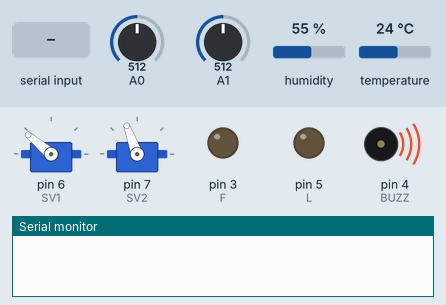
Bench run of a sketch on a simulated Arduino Nano, built with avr-gcc and run on an emulated ATmega328P. Shown: 2 × servo, output pins drawn as LEDs (lit = HIGH), buzzer (waves = sounding, pin HIGH), the last lines printed to the serial monitor. The inputs (shaded band) are chosen by the test bench; at power-on: A1 = 512, A0 = 512, humidity 55 %, temperature 24 °C. Pins used as bus, display or sensor lines are not drawn.

Above: at 1.2 s.
1.3 s: A1 set to 560
At 2.7 s:
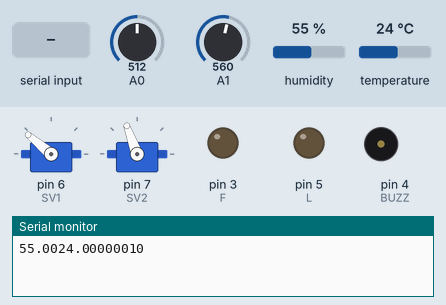
7.7 s: "1S\n" received over Serial
11.7 s: "1D\n" received over Serial
At 15.1 s:
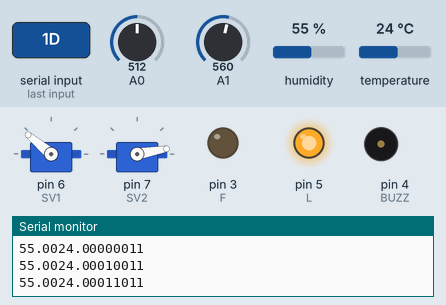
15.2 s: "0S\n" received over Serial
18.9 s: "1Q\n" received over Serial
At 22.5 s:
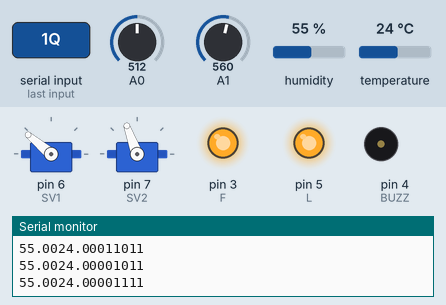
22.6 s: "0D\n" received over Serial
At 25.2 s:
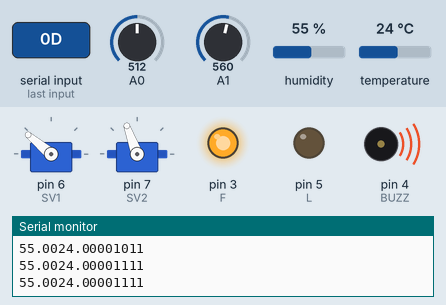
Timing chart, 0 to 27.1 s (numbered marks = the images above; inputs shaded):
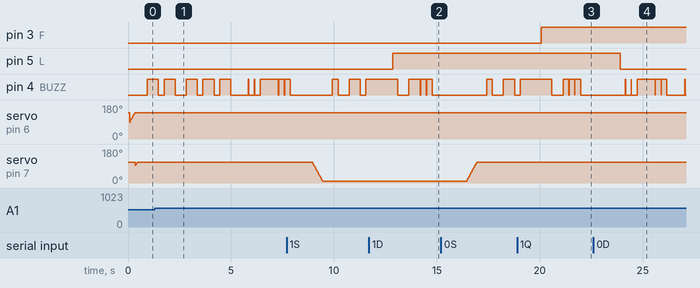

The sketch:

NANO.ino
```cpp
#include <DHT.h>         // thư viện dht
#include "DS1307.h"
#include "NFC.h"
#include "SV.h"

DHT dht22(A2, DHT22);
#define MQ2 analogRead(A0)
#define PIR analogRead(A1)
#define L 5
#define F 3
#define BUZZ 4
//unsigned long ms;
int chay;
int trom;
int tchay = 50;      // nhiệt độ ngưỡng báo cháy
int kchay = 300;     // nồng độ khói ngưỡng báo cháy
float h;   // biến lưu độ ẩm kk
float t;   // biến lưu nhiệt độ
int TDD;
int TDCC;
int TDCS;
int TDQ;
unsigned long CARD0  = 212600393;                 // thẻ chủ
unsigned long  CARD1 = 712057896;
unsigned long  CARD2  = 2577389914;         //  các thẻ khách
unsigned long  CARD3 = 3656236634;
unsigned long  CARD4  = 2310478435;
unsigned long svcard;
/////thêm thẻ...
int tbd = 7;            // giờ bắt đầu
int tkt = 18;           // giờ kết thúc
int t_chay;
int t_bchay = 35;       // nhiệt độ báo cháy
unsigned long tg1;
unsigned long tg2;
String U = "";
void setup() {
  Serial.begin(250000);
  dht22.begin();
  SETUP_NFC();
  SETUP_SV();
  Wire.begin();
  // setTime(22,57,30,3,3,5,2022);  // set time ds1307
  pinMode(L, OUTPUT);
  pinMode(F, OUTPUT);
  pinMode(BUZZ, OUTPUT);
}
void loop() {
//  Serial.println(millis() - tg2);
  DOWN();
  CARD();
  CONTROL();
  BAO_CHAY();
  BAO_TROM();
  UPP();
}
void CONTROL() {
  digitalWrite(L, TDD);
  digitalWrite(F, TDQ);
  if (TDCC == 1) {
    Servo1(30, 5);
  }
  else {
    Servo1(140, 5);

  }
  if (TDCS == 1) {

    Servo2(10, 5);
    //   Serial.println("Mở cửa sổ");
  }
  else {
    Servo2(110, 5);

    //    Serial.println("Đóng cửa sổ");
  }
  delay(200);
}
void DOWN() {
  while (Serial.available()) {
    String N = Serial.readStringUntil('\r');
    N.trim();
    //   Serial.println(N);
    if (N == "1S") {
      tg2 = millis();
      TDCS = 1;
    }
    if (N == "0S") {
      tg2 = millis();
      TDCS = 0;
    }
    if (N == "1D") {
      TDD = 1;
    }
    if (N == "0D") {
      TDD = 0;
    }
    if (N == "1Q") {
      TDQ = 1;
    }
    if (N == "0Q") {
      TDQ = 0;
    }
    //    Serial.print(TDCS);
    //    Serial.print("  ");
    //    Serial.print(TDD);
    //    Serial.print("  ");
    //    Serial.print(TDQ);
    //    Serial.println("  ");
  }

}
void UPP() {
  h = dht22.readHumidity();
  t = dht22.readTemperature();
  U = "";
  if (h < 10) {
    U += "0";
  }
  U += String(h);
  if (t < 10) {
    U += "0";
  }
  U += String(t);
  U += String(TDCC);
  U += String(TDCS);
  U += String(TDD);
  U += String(TDQ);
  U += String(chay);
  U += String(trom);
  if (millis() - tg1 > 2500) {
    Serial.println(U);
    tg1 = millis();
  }

}
void CARD() {
  int m = 0;
  if (!mfrc522.PICC_IsNewCardPresent()) {}
  if (  mfrc522.PICC_ReadCardSerial()) {
    unsigned long ms;
    for (byte i = 0; i < mfrc522.uid.size; i++) {
      uidDecTemp = mfrc522.uid.uidByte[i];
      MASO = MASO * 256 + uidDecTemp;
      ms  = MASO;
    }
    mfrc522.PICC_HaltA();
    //    Serial.println(ms);
    READDS1307();
    if (TDCC == 0) {
      if (ms == CARD0) {
        TDCC = 1;
        svcard = ms;
        m = 1;
        //       Serial.println("mở cửa");
      }
      if (ms == CARD1 || ms == CARD2 || ms == CARD3 || ms == CARD4) {
        if (gio > tbd && gio < tkt ) {         // trong giờ
          TDCC = 1;
          svcard = ms;
          m = 1;
          //        Serial.println("mở cửa");
        }
      }
      //      Serial.println(TDCC);
      //      Serial.println(svcard);
    }
    if (TDCC == 1 && m == 0 && ms == svcard) {
      TDCC = 0;
      //      Serial.println("đóng cửa");
    }

  }
}

void BAO_TROM() {
  if (TDCC == 0 && millis() - tg2 > 5000 && PIR > 550 ) {
    delay(20);
    if (TDCC == 0 && PIR > 550 ) {
      trom = 1;
    }
  }
  if (trom == 1) {
    BUZZ1();
    //   Serial.println("có trộm");
  }
}
void BAO_CHAY() {
  if (dht22.readTemperature() > tchay || MQ2 > kchay) {
    chay = 1;
  }
  if (chay == 1) {
    BUZZ1();
    //  Serial.println("cháy");
  }
}

void BUZZ1() {
  if (millis() % 100 < 50) {
    digitalWrite(BUZZ, 1);
  }
  else digitalWrite(BUZZ, 0);
}
```

DS1307.h
```cpp
// Khai báo thư viện I2C
#include <Wire.h>
const byte DS1307 = 0x68;
/* khai báo các biến thời gian */
int giay , phut, gio, ngay, thu, thang, nam;

/* Chuyển từ format BCD (Binary-Coded Decimal) sang Decimal */
int bcd2dec(byte num)
{
  return ((num/16 * 10) + (num % 16));
}
/* Chuyển từ Decimal sang BCD */
int dec2bcd(byte num)
{
  return ((num/10 * 16) + (num % 10));
}
// doc thoi gian tu ds1307
void READDS1307()
{
  Wire.beginTransmission(DS1307);
  Wire.write((byte)0x00);
  Wire.endTransmission();
  Wire.requestFrom(DS1307, 7);

  giay = bcd2dec(Wire.read() & 0x7f);
  phut = bcd2dec(Wire.read() );
  gio  = bcd2dec(Wire.read() & 0x3f); // chế độ 24h.
  thu  = bcd2dec(Wire.read() );
  ngay = bcd2dec(Wire.read() );
  thang= bcd2dec(Wire.read() );
  nam  = bcd2dec(Wire.read() );
  nam += 2000;
}

/* cài đặt thời gian cho DS1307 */
void setTime(byte hr, byte min, byte sec, byte wd, byte d, byte mth, byte yr)
{
  yr=yr-2000;
  Wire.beginTransmission(DS1307);
  Wire.write(byte(0x00)); // đặt lại pointer
  Wire.write(dec2bcd(sec));
  Wire.write(dec2bcd(min));
  Wire.write(dec2bcd(hr));
  Wire.write(dec2bcd(wd)); // day of week: Sunday = 1, Saturday = 7
  Wire.write(dec2bcd(d));
  Wire.write(dec2bcd(mth));
  Wire.write(dec2bcd(yr));
  Wire.endTransmission();
  Serial.println("SetTime finish");
}
```

NFC.h
```cpp
//#include <Wire.h>
#include <SPI.h>
#include <MFRC522.h> // thu vien "RFID".

#define SS_PIN 10
#define RST_PIN 9

MFRC522 mfrc522(SS_PIN, RST_PIN);
unsigned long MASO, uidDecTemp; // hien thi so UID dang thap phan
byte bCounter, readBit;
unsigned long ticketNumber;

void SETUP_NFC(){
  SPI.begin();
  mfrc522.PCD_Init();
//  Serial.println("Prilozhite kartu / Waiting for card...");
  }
```

SV.h
```cpp
#include <Servo.h>            // Khai báo thư viện servo
Servo SV1;
Servo SV2;
int S1 = 90;
int S2 = 90;
void SETUP_SV() {
  SV1.attach(6);   // cửa chính
  SV2.attach(7);    // cửa sổ
  SV1.write(138);
  SV2.write(110);

}
void Servo2(int goc, int dl) {    // ct điều khiển servo
  if (goc > S2) {
    for (S2; S2 <= goc; S2++) {
      SV2.write(S2);
      delay(dl);
    }
  }
  if (goc < S2) {
    for (S2; S2 >= goc; S2--) {
      SV2.write(S2);
      delay(dl);
    }
  }
}
void Servo1(int goc, int dl) {
  if (goc > S1) {
    for (S1; S1 <= goc; S1++) {
      SV1.write(S1);
      delay(dl);
    }
  }                                     //  ct điều khiển servo
  if (goc < S1) {
    for (S1; S1 >= goc; S1--) {
      SV1.write(S1);
      delay(dl);
    }
  }
}
```

Measured:
- after the input at 11.7 s, pin 5 (L): LOW → HIGH after 1.2 s
- after the input at 18.9 s, pin 3 (F): LOW → HIGH after 1.2 s
- after the input at 22.6 s, pin 5 (L): HIGH → LOW after 1.3 s
- by itself, servo on pin 7 (SV2): alternates 110° for 0.25 s and 109° for 0.02 s
